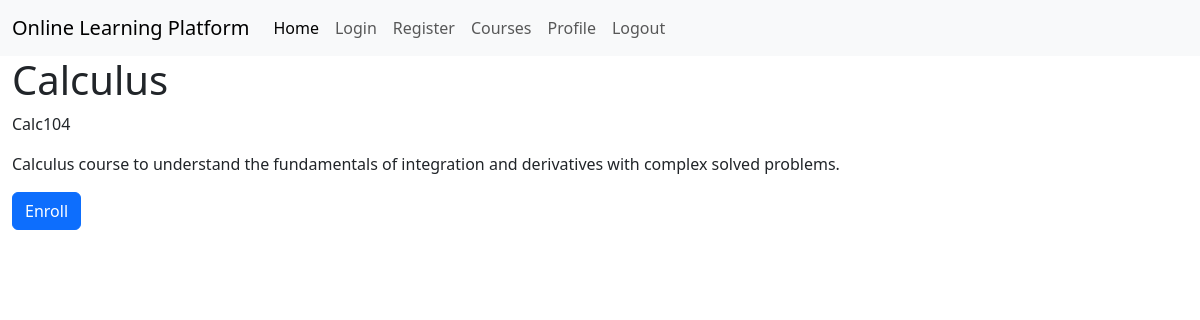
/courses/description/1 (signed in), run on the app's committed database.
### app.py (models this page shows)
class Course(db.Model):
    __tablename__ = 'courses'
    id = db.Column(db.Integer, primary_key=True)
    name = db.Column(db.Text, nullable=False)
    code = db.Column(db.Text, nullable=False)
    description = db.Column(db.Text, nullable=False)
    teacher_id = db.Column(db.Integer, db.ForeignKey('teachers.id'), nullable=False)
    students = db.relationship('Student', secondary='enrollments', back_populates='courses')
    syllabus_pdf = db.Column(db.Text)
    video_link = db.Column(db.Text)

### app.py (the view)
@app.route('/courses/description/<int:course_id>')
@login_required
def course_description(course_id):
    course = Course.query.get(course_id)
    if not course:
        flash('Course not found.', 'danger')
        return redirect(url_for('courses'))
    return render_template('course_description.html', course=course)

### app.py (called while the page is built)
@login_manager.user_loader
def load_user(id):
    return User.query.filter_by(id=id).first()

### templates/course_description.html (shortened to what this page needs)
{% extends "base.html" %}
{% block content %}
<h1>{{course.name}}</h1>
<p>{{course.code}}</p>
<p>{{course.description}}</p>
<form action="/courses/enroll/{{course.id}}" method="post">
    <input class="btn btn-primary" type="submit" value="Enroll">
</form>
{% endblock %}

### data on the page
Course: name "Calculus", code "Calc104", description "Calculus course to understand the fundamentals of integration and derivatives with complex solved problems."
